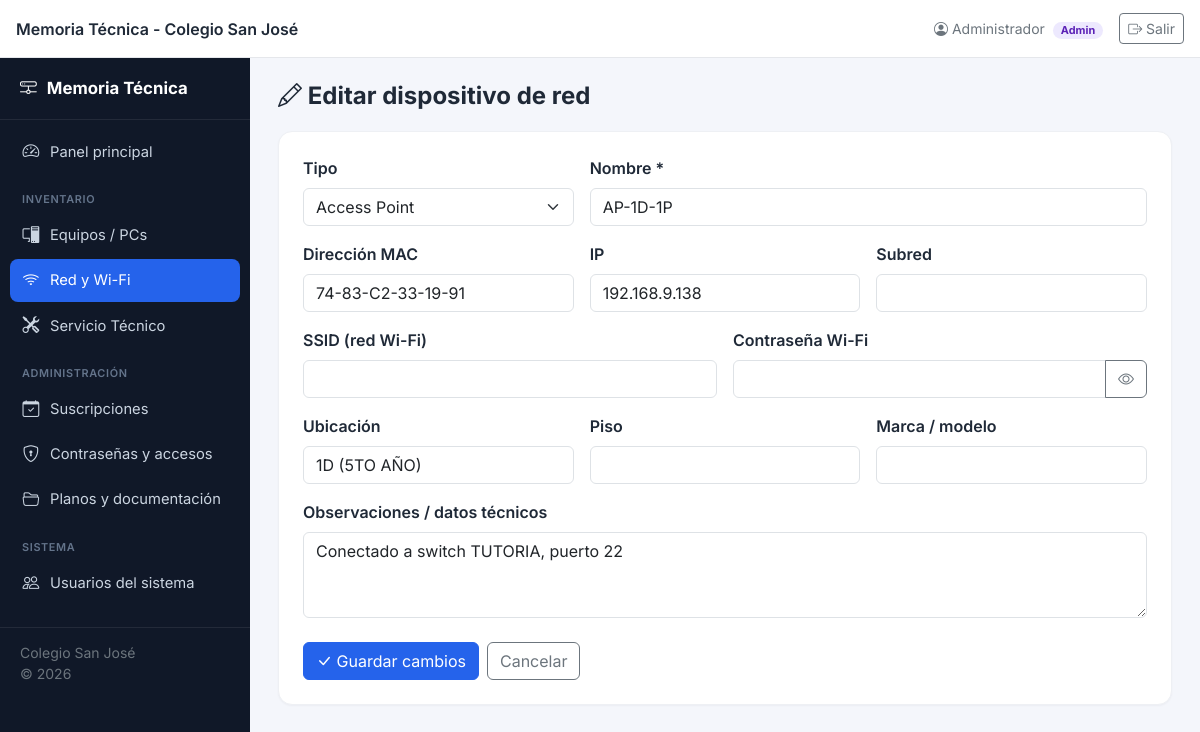
The app's page /red/editar.php?id=3 (signed in) with its own data.
### tables this page shows
CREATE TABLE red_dispositivos (
  id INT AUTO_INCREMENT PRIMARY KEY,
  tipo ENUM('access_point','switch','router','modem','otro') NOT NULL DEFAULT 'access_point',
  nombre VARCHAR(150) NOT NULL,
  mac VARCHAR(50) NULL,
  ip VARCHAR(50) NULL,
  subred VARCHAR(50) NULL,
  ssid VARCHAR(150) NULL,
  password_wifi_cifrada TEXT NULL,
  iv VARCHAR(64) NULL,
  ubicacion VARCHAR(150) NULL,
  piso VARCHAR(50) NULL,
  marca_modelo VARCHAR(150) NULL,
  observaciones TEXT NULL,
  created_at DATETIME NOT NULL DEFAULT CURRENT_TIMESTAMP,
  updated_at DATETIME NOT NULL DEFAULT CURRENT_TIMESTAMP ON UPDATE CURRENT_TIMESTAMP
);

### includes/functions.php (called while the page is built, shortened)
<?php
function h($value): string
{
    return htmlspecialchars((string)($value ?? ''), ENT_QUOTES, 'UTF-8');
}

### red/editar.php (the view, shortened to what this page needs)
<?php
require_once __DIR__ . '/../includes/functions.php';
$db = getDB();
$id = (int)($_GET['id'] ?? $_POST['id'] ?? 0);
$stmt = $db->prepare('SELECT * FROM red_dispositivos WHERE id = ?');
$stmt->execute([$id]);
$d = $stmt->fetch();
$form = $d;
$form['password_wifi'] = $d['password_wifi_cifrada'] ? decryptString($d['password_wifi_cifrada'], $d['iv']) : '';
$tiposLabel = ['access_point' => 'Access Point', 'switch' => 'Switch', 'router' => 'Router', 'modem' => 'Módem', 'otro' => 'Otro'];
require_once __DIR__ . '/../includes/header.php';
require_once __DIR__ . '/../includes/layout_start.php';
?>
<div class="page-header"><h1><i class="bi bi-pencil"></i> Editar dispositivo de red</h1></div>
<div class="card-app">
  <div class="p-4">
    <form method="post" novalidate>
      <div class="row g-3">
        <div class="col-md-4">
          <label class="form-label fw-semibold">Tipo</label>
          <select name="tipo" class="form-select">
            <?php foreach ($tiposLabel as $k => $l): ?><option value="<?= $k ?>" <?= $form['tipo'] === $k ? 'selected' : '' ?>><?= h($l) ?></option><?php endforeach; ?>
          </select>
        </div>
        <div class="col-md-8">
          <label class="form-label fw-semibold">Nombre *</label>
          <input type="text" name="nombre" class="form-control" required value="<?= h($form['nombre']) ?>">
        </div>
        <div class="col-md-4">
          <label class="form-label fw-semibold">Dirección MAC</label>
          <input type="text" name="mac" class="form-control" value="<?= h($form['mac']) ?>">
        </div>
        <div class="col-md-4">
          <label class="form-label fw-semibold">IP</label>
          <input type="text" name="ip" class="form-control" value="<?= h($form['ip']) ?>">
        </div>
        <div class="col-md-4">
          <label class="form-label fw-semibold">Subred</label>
          <input type="text" name="subred" class="form-control" value="<?= h($form['subred']) ?>">
        </div>
        <div class="col-md-6">
          <label class="form-label fw-semibold">SSID (red Wi-Fi)</label>
          <input type="text" name="ssid" class="form-control" value="<?= h($form['ssid']) ?>">
        </div>
        <div class="col-md-6">
          <label class="form-label fw-semibold">Contraseña Wi-Fi</label>
          <div class="input-group">
            <input type="password" name="password_wifi" id="pwWifi" class="form-control" value="<?= h($form['password_wifi']) ?>">
            <button type="button" class="btn btn-outline-secondary" onclick="togglePassword(this,'pwWifi')"><i class="bi bi-eye"></i></button>
          </div>
        </div>
        <div class="col-md-4">
          <label class="form-label fw-semibold">Ubicación</label>
          <input type="text" name="ubicacion" class="form-control" value="<?= h($form['ubicacion']) ?>">
        </div>
        <div class="col-md-4">
          <label class="form-label fw-semibold">Piso</label>
          <input type="text" name="piso" class="form-control" value="<?= h($form['piso']) ?>">
        </div>
        <div class="col-md-4">
          <label class="form-label fw-semibold">Marca / modelo</label>
          <input type="text" name="marca_modelo" class="form-control" value="<?= h($form['marca_modelo']) ?>">
        </div>
        <div class="col-12">
          <label class="form-label fw-semibold">Observaciones / datos técnicos</label>
          <textarea name="observaciones" class="form-control" rows="3"><?= h($form['observaciones']) ?></textarea>
        </div>
      </div>
      <div class="mt-4 d-flex gap-2">
        <button type="submit" class="btn btn-brand"><i class="bi bi-check-lg"></i> Guardar cambios</button>
        <a href="index.php" class="btn btn-outline-secondary">Cancelar</a>
      </div>
    </form>
  </div>
</div>
<?php require_once __DIR__ . '/../includes/footer.php'; ?>

### assets/css/style.css (style rules this page uses)
:root { --brand: #2563eb; --brand-dark: #1d4ed8; --brand-light: #eff6ff; --sidebar-w: 250px; --topbar-h: 58px; --bg: #f4f6fb; --card-radius: 14px; }
* { box-sizing: border-box; }
body { font-family: 'Inter', -apple-system, BlinkMacSystemFont, 'Segoe UI', sans-serif; background: var(--bg); color: #1f2937; }
a { text-decoration: none; }
body.with-sidebar { padding-top: var(--topbar-h); }
.card-app { background: #fff; border-radius: var(--card-radius); border: 1px solid #eef0f4; box-shadow: 0 1px 2px rgba(16,24,40,0.04); }
.page-header { display: flex; align-items: center; justify-content: space-between; flex-wrap: wrap; gap: 12px; margin-bottom: 20px; }
.page-header h1 { font-size: 1.5rem; font-weight: 700; margin: 0; }
.btn-brand { background: var(--brand); border-color: var(--brand); color: #fff; }

### records on screen
red_dispositivos: tipo "Access Point", nombre "AP-1D-1P", mac "74-83-C2-33-19-91", ip "192.168.9.138", ubicacion "1D (5TO AÑO)", observaciones "Conectado a switch TUTORIA, puerto 22"

### other values on screen
APP_NAME "Memoria Técnica - Colegio San José"
$user['nombre'] "Administrador"
$user['rol'] "Admin"
